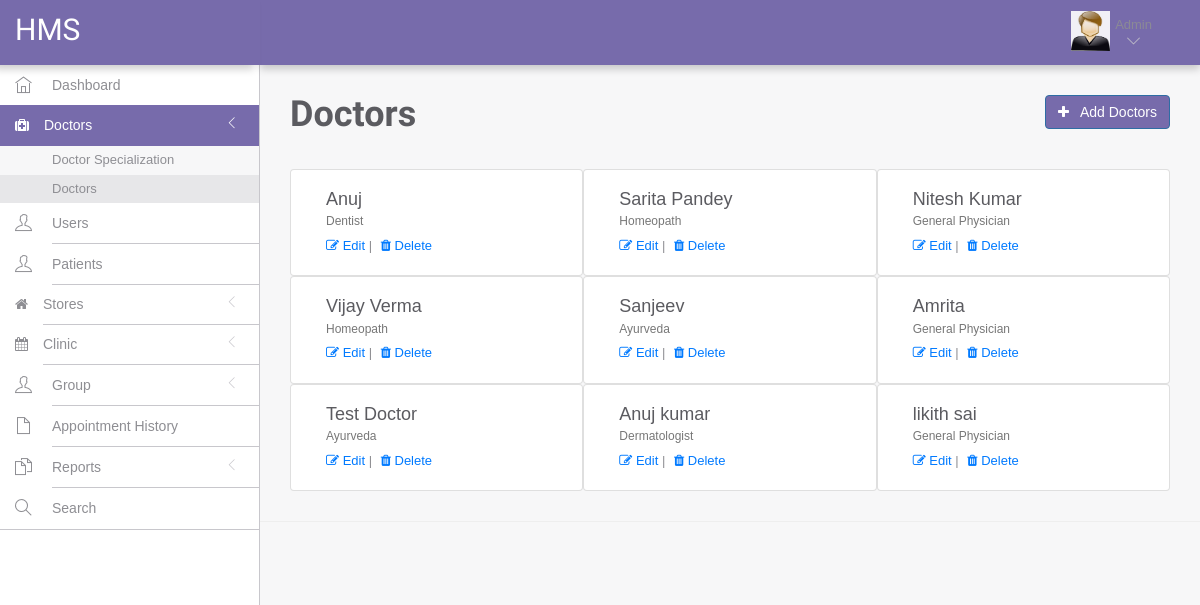
Page /hms/admin/dashboard.php?page=manageDoctor on the earlier database version.
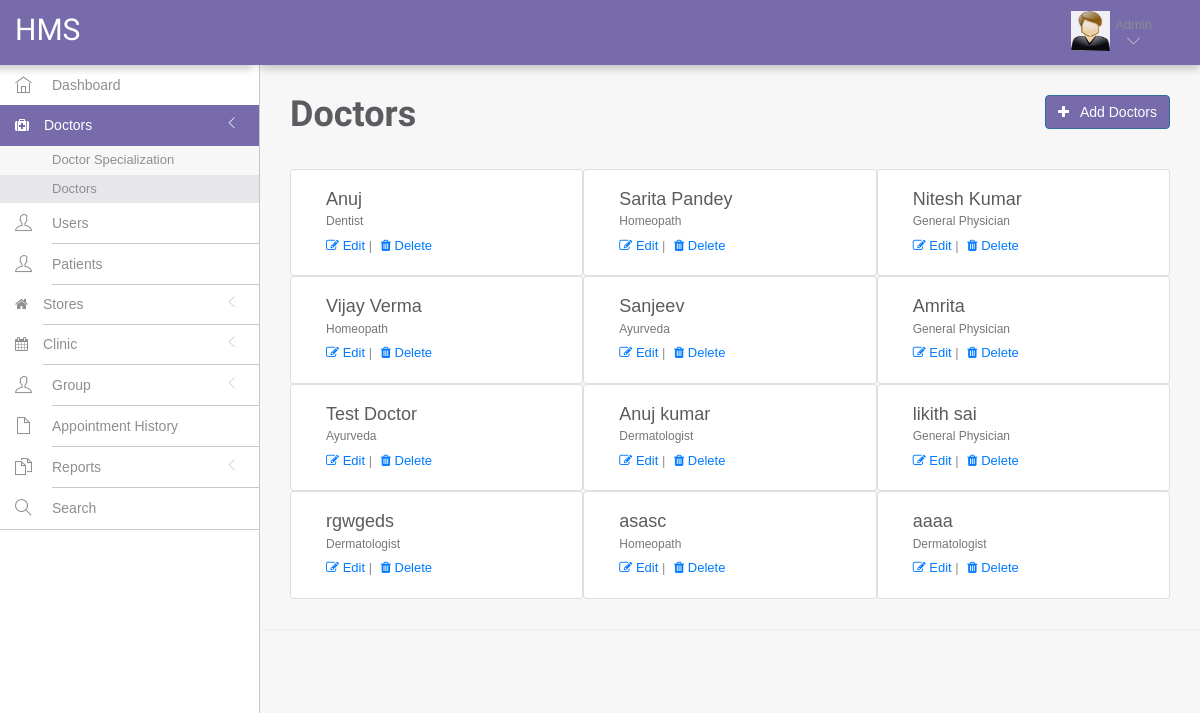
Same page on the later database version.
### tables this page shows
CREATE TABLE `doctors` (
  `id` int(11) NOT NULL,
  `specilization` varchar(255) DEFAULT NULL,
  `doctorName` varchar(255) DEFAULT NULL,
  `address` longtext,
  `docFees` varchar(255) DEFAULT NULL,
  `contactno` bigint(11) DEFAULT NULL,
  `docEmail` varchar(255) DEFAULT NULL,
  `password` varchar(255) DEFAULT NULL,
  `profile_pic` varchar(200) NOT NULL,
  `creationDate` timestamp NULL DEFAULT CURRENT_TIMESTAMP,
  `updationDate` timestamp NULL DEFAULT NULL ON UPDATE CURRENT_TIMESTAMP
);

### hms/admin/include/page/manageDoctor.php (the view, shortened to what this page needs)
<div class="row mb-4">
	<div class="col-md-8 text-left">
	<h1><b>Doctors</b></h1>
	</div>
	<div class="col-md-4 text-right">
		<button type="button" data-toggle="modal" data-target="#myModal" class="btn btn-o btn-primary btn-purple"><i class="fa fa-plus" aria-hidden="true"></i>&nbsp;&nbsp; Add Doctors</button>
	</div>
</div>
<div class="mt-1">
		<?php
            $sql=mysqli_query($con, "SELECT * FROM doctors") or die(mysqli_error());
            while($row = mysqli_fetch_array($sql)) {
        ?>
			<div class="card col-md-4">
				<div class="card-body">
					<h4 class="card-title"><?php echo $row['doctorName']; ?></h4>
					<h6 class="card-subtitle mb-2 text-muted"><?php echo $row['specilization'];?></h6>
					<a href="dashboard.php?page=editDoctor&id=<?php echo $row['id'];?>"><i class="fa fa-edit"></i> Edit</a> |
					<a href="dashboard.php?page=manageDoctor&id=<?php echo $row['id']?>&del=delete" onclick="return confirm('Are you sure you want to delete this item?');" style="padding: 5px;"><i class="fa fa-trash" aria-hidden="true"></i> Delete</a>
				</div>
			</div>
		<?php
            }
        ?>
</div>

### hms/admin/dashboard.php (shortened to what this page needs)
<!DOCTYPE html>
<html lang="en">
	<head>
		<link rel="stylesheet" href="../vendor/bootstrap/css/bootstrap.min.css">
		<link rel="stylesheet" href="../vendor/fontawesome/css/font-awesome.min.css">
		<link rel="stylesheet" href="../vendor/themify-icons/themify-icons.min.css">
		<link rel="stylesheet" href="../assets/css/styles.css">
	</head>
	<body>
		<div id="app">
			<?php include('include/sidebar.php');?>
			<div class="app-content">
				<?php include('include/header.php'); ?>
				<div class="main-content" >
					<div class="wrap-content container" id="container">
						<div class="container-fluid container-fullw bg-white">
						<?php
							switch($_GET['page']) {
								case 'manageDoctor':
									include('include/page/manageDoctor.php');
									break;
							}
						?>
						</div>
					</div>
				</div>
			</div>
		</div>
	</body>
</html>

### hms/admin/include/sidebar.php (shortened to what this page needs)
<div class="sidebar app-aside navbar-fixed-top" id="sidebar">
	<div class="sidebar-container perfect-scrollbar">
		<nav>
			<ul class="main-navigation-menu">
				<li class="<?php if($_GET['page'] == "dashboard") { echo "active"; } else { echo ""; } ?>">
					<a href="dashboard.php?page=dashboard">
						<div class="item-content">
							<div class="item-media"><i class="ti-home"></i></div>
							<div class="item-inner"><span class="title"> Dashboard </span></div>
						</div>
					</a>
				</li>
				<li class="<?php if($_GET['page'] == "doctorSpecialization" || $_GET['page'] == "addDoctor" || $_GET['page'] == "manageDoctor") { echo "active"; } else { echo ""; } ?>" >
					<a href="javascript:void(0)">
						<div class="item-content">
							<div class="item-media"><i class="fa fa-medkit"></i></div>
							<div class="item-inner">
								<span class="title"> Doctors </span><i class="icon-arrow"></i>
							</div>
						</div>
					</a>
					<ul class="sub-menu">
						<li class="<?php if($_GET['page'] == "doctorSpecialization") { echo "active"; } else { echo ""; } ?>">
							<a href="dashboard.php?page=doctorSpecialization"><span class="title"> Doctor Specialization </span></a>
						</li>
						<li class="<?php if($_GET['page'] == "manageDoctor") { echo "active"; } else { echo ""; } ?>">
							<a href="dashboard.php?page=manageDoctor"><span class="title"> Doctors </span></a>
						</li>
					</ul>
				</li>
				<li class="<?php if($_GET['page'] == "manageUser") { echo "active"; } else { echo ""; } ?>">
					<a href="dashboard.php?page=manageUser">
						<div class="item-content">
							<div class="item-media"><i class="ti-user"></i></div>
							<div class="item-inner">
								<span class="title"> Users </span>
							</div>
						</div>
					</a>
				</li>
				<li class="<?php if($_GET['page'] == "managePatient") { echo "active"; } else { echo ""; } ?>">
					<a href="dashboard.php?page=managePatient">
						<div class="item-content">
							<div class="item-media"><i class="ti-user"></i></div>
							<div class="item-inner">
								<span class="title"> Patients </span>
							</div>
						</div>
					</a>
				</li>
				<li class="<?php if($_GET['page'] == "addStore" || $_GET['page'] == "manageStore" ) { echo "active"; } else { echo ""; } ?>">
					<a href="javascript:void(0)">
						<div class="item-content">
							<div class="item-media"><i class="fa fa-home"></i></div>
							<div class="item-inner">
								<span class="title"> Stores</span><i class="icon-arrow"></i>
							</div>
						</div>
					</a>
				</li>
				<li class="<?php if($_GET['page'] == "addClinic" || $_GET['page'] == "manageClinic" ) { echo "active"; } else { echo ""; } ?>">
					<a href="javascript:void(0)">
						<div class="item-content">
							<div class="item-media"><i class="fa fa-calendar"></i></div>
							<div class="item-inner">
								<span class="title"> Clinic</span><i class="icon-arrow"></i>
							</div>
						</div>
					</a>
				</li>
				<li class="<?php if($_GET['page'] == "createGroup" || $_GET['page'] == "manageGroup") { echo "active"; } else { echo ""; } ?>">
					<a href="javascript:void(0)">
						<div class="item-content">
							<div class="item-media"><i class="ti-user"></i></div>
							<div class="item-inner">
								<span class="title"> Group </span><i class="icon-arrow"></i>
							</div>
						</div>
					</a>
				</li>
				<li class="<?php if($_GET['page'] == "appointmentHistory") { echo "active"; } else { echo ""; } ?>">
					<a href="dashboard.php?page=appointmentHistory">
						<div class="item-content">
							<div class="item-media"><i class="ti-file"></i></div>
							<div class="item-inner">
								<span class="title"> Appointment History </span>
							</div>
						</div>
					</a>
				</li>
				<li class="<?php if($_GET['page'] == "generateDataReport") { echo "active"; } else { echo ""; } ?>">
					<a href="javascript:void(0)">
						<div class="item-content">
							<div class="item-media"><i class="ti-files"></i></div>
							<div class="item-inner">
								<span class="title"> Reports </span><i class="icon-arrow"></i>
							</div>
						</div>
					</a>
				</li>
				<li class="<?php if($_GET['page'] == "search") { echo "active"; } else { echo ""; } ?>">
					<a href="dashboard.php?page=search">
						<div class="item-content">
							<div class="item-media"><i class="ti-search"></i></div>
							<div class="item-inner">
								<span class="title"> Search </span>
							</div>
						</div>
					</a>
				</li>
			</ul>
		</nav>
	</div>
</div>

### hms/admin/include/header.php (shortened to what this page needs)
<header class="navbar navbar-default navbar-static-top">
	<div class="navbar-header">
		<a class="navbar-brand" href="#">
			<h2 style="padding-top:20%; color:#fff ">HMS</h2>
		</a>
	</div>
	<div class="navbar-collapse collapse">
		<ul class="nav navbar-right">
			<li class="dropdown current-user">
				<a href class="dropdown-toggle" data-toggle="dropdown">
					<img src="../assets/images/images.jpg" class="rounded-circle" >
					<span class="username"> Admin <i class="ti-angle-down"></i></i></span>
				</a>
			</li>
		</ul>
	</div>
</header>

Differences in the rows shown:
added doctors: doctorName "rgwgeds", specilization "Dermatologist"
added doctors: doctorName "asasc", specilization "Homeopath"
added doctors: doctorName "aaaa", specilization "Dermatologist"
